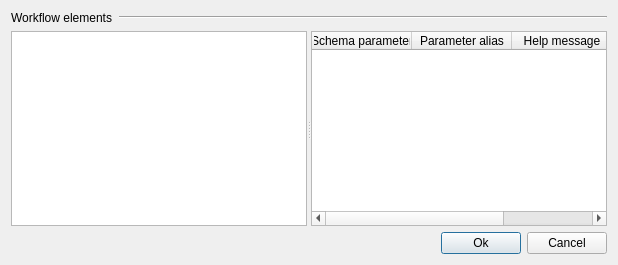
<?xml version="1.0" encoding="UTF-8"?>
<ui version="4.0">
 <class>SchemaAliasesConfigurationDialog</class>
 <widget class="QDialog" name="SchemaAliasesConfigurationDialog">
  <property name="windowModality">
   <enum>Qt::NonModal</enum>
  </property>
  <property name="geometry">
   <rect>
    <x>0</x>
    <y>0</y>
    <width>618</width>
    <height>265</height>
   </rect>
  </property>
  <property name="windowTitle">
   <string>Configure parameter aliases</string>
  </property>
  <property name="modal">
   <bool>true</bool>
  </property>
  <layout class="QVBoxLayout" name="verticalLayout">
   <item>
    <layout class="QHBoxLayout" name="horizontalLayout">
     <item>
      <widget class="QLabel" name="headLabel">
       <property name="sizePolicy">
        <sizepolicy hsizetype="Minimum" vsizetype="Preferred">
         <horstretch>0</horstretch>
         <verstretch>0</verstretch>
        </sizepolicy>
       </property>
       <property name="text">
        <string>Workflow elements</string>
       </property>
      </widget>
     </item>
     <item>
      <widget class="Line" name="line">
       <property name="sizePolicy">
        <sizepolicy hsizetype="Expanding" vsizetype="Fixed">
         <horstretch>0</horstretch>
         <verstretch>0</verstretch>
        </sizepolicy>
       </property>
       <property name="orientation">
        <enum>Qt::Horizontal</enum>
       </property>
      </widget>
     </item>
    </layout>
   </item>
   <item>
    <widget class="QSplitter" name="splitter">
     <property name="orientation">
      <enum>Qt::Horizontal</enum>
     </property>
     <widget class="QListWidget" name="procsListWidget">
      <property name="sizePolicy">
       <sizepolicy hsizetype="Expanding" vsizetype="Expanding">
        <horstretch>0</horstretch>
        <verstretch>0</verstretch>
       </sizepolicy>
      </property>
     </widget>
     <widget class="QTableWidget" name="paramAliasesTableWidget">
      <column>
       <property name="text">
        <string>Schema parameter</string>
       </property>
      </column>
      <column>
       <property name="text">
        <string>Parameter alias</string>
       </property>
      </column>
      <column>
       <property name="text">
        <string>Help message</string>
       </property>
       <property name="toolTip">
        <string/>
       </property>
      </column>
     </widget>
    </widget>
   </item>
   <item>
    <layout class="QHBoxLayout" name="horizontalLayout_2">
     <item>
      <spacer name="horizontalSpacer">
       <property name="orientation">
        <enum>Qt::Horizontal</enum>
       </property>
       <property name="sizeHint" stdset="0">
        <size>
         <width>40</width>
         <height>20</height>
        </size>
       </property>
      </spacer>
     </item>
     <item>
      <widget class="QPushButton" name="okPushButton">
       <property name="text">
        <string>Ok</string>
       </property>
      </widget>
     </item>
     <item>
      <widget class="QPushButton" name="cancelPushButton">
       <property name="text">
        <string>Cancel</string>
       </property>
      </widget>
     </item>
    </layout>
   </item>
  </layout>
 </widget>
 <resources/>
 <connections/>
</ui>
